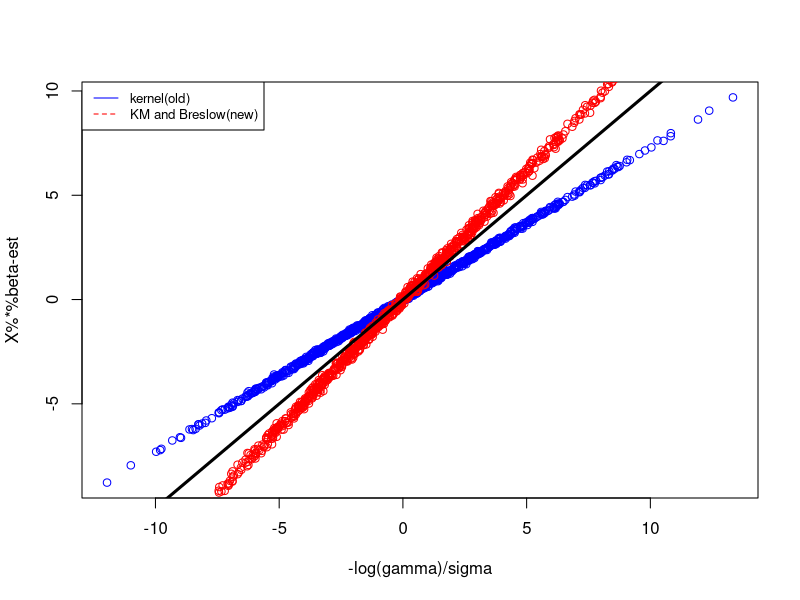

The R source for this figure:
#kernel density estimator approach
Kernel = function(yperm, cens, X, n, d, alpha, h, sigma, gamma){
  maxiter <- 1000
  tol <- 1E-4
  objs <- numeric(maxiter)
  h = 0.1
  # kernel estimation of the baseline hazard function
  lambdahat <- function(t, h, Delta){
    
    rowSums(sweep(dnorm(outer(t, times, "-"), sd = h), MARGIN = 2, FUN = "*", STATS = Delta))
    
  }
  
  # corresponding cumulative hazard function
  Lambdahat <- function(t, h, Delta){
    
    rowSums(sweep(pnorm(outer(t, times, "-"), sd = h), MARGIN = 2, FUN = "*", STATS = Delta))
    
  }
  
  lambdastar <- function(t) rowMeans(sweep(dweibull(outer(t, gamma, FUN = "/"), shape = 1/sigma), MARGIN = 2, FUN = "/", STATS = gamma)) /( (1 - rowMeans(pweibull(outer(t, gamma, FUN = "/"), shape = 1/sigma))) )
  
  Lambdastar <- function(t) -log((1 - rowMeans(pweibull(outer(t, gamma, FUN = "/"), shape = 1/sigma))) )
  
  ########################Naive###################################
  survf0 <- survfit(Surv(yperm, event = 1 - cens) ~ 1)
  Delta <- c(survf0$cumhaz[1], diff(survf0$cumhaz))
  times <- survf0$time
  ##sum(sort(yperm) == times)
  ################## initialize baseline function #############
  #################baseline for corrected matched data#################
  lambdahat_0 <- lambdahat(yperm, 0.1, Delta)
  Lambdahat_0 <- Lambdahat(yperm, 0.1, Delta)
  #################marginal density for g(y , delta)################
  g_lambdahat_0 <- lambdahat(yperm, 0.1, Delta)
  g_Lambdahat_0 <- Lambdahat(yperm, 0.1, Delta)
  
  fymu <- function(mu, cens, l0, L0) (exp(mu) * l0)^(1 - cens) *  exp(-exp(mu) * L0)
  fy <- g_lambdahat_0^(1-cens) * exp(-g_Lambdahat_0)^cens
  nloglik_marginal <- function(mu, cens, alpha, l0, L0) sum(-log((1-alpha) * fymu(mu, cens, l0, L0) + alpha * fy), na.rm = TRUE)
  # update weights and alpha; then repeat
  iter <- 1
  objs[iter] <- nloglik_marginal(mu, cens, alpha, lambdahat_0, Lambdahat_0)
  ########################Naive###################################
  creg_naive <- coxph(Surv(yperm, event = 1 - cens) ~ X - 1)
  mu <- X %*% creg_naive$coef
  beta_cur <- creg_naive$coef
  ##########################
  track_alpha <- rep(0, maxiter)
  track_beta <- matrix(0, nrow = maxiter, ncol = d)
  track_lam <- matrix(0, nrow = maxiter, ncol = n)
  track_Lam <- matrix(0, nrow = maxiter, ncol = n)
  track_alpha[1] <- alpha
  track_beta[1,] <- beta_cur
  track_lam[1,] <- lambdahat_0
  track_Lam[1,] <- Lambdahat_0
  
  lambdahat_0_ <- lambdahat_0
  Lambdahat_0_ <- Lambdahat_0
  # marginal approach
  while(iter < maxiter){
    num <- (1-alpha) * fymu(mu, cens, lambdahat_0_, Lambdahat_0_)
    denom <- num + alpha * fy
    pcur <- num/denom
    alpha <- 1 - mean(pcur)
    track_alpha[iter+1] <- alpha
    #################partially likelihood for estimating beta#############################
    creg <- coxph(Surv(yperm, event = 1 - cens) ~ X, weights = pmax(drop(pcur),1E-6))
    mu <- X %*% creg$coefficients
    beta_cur <- creg$coefficients
    track_beta[iter+1,] <- beta_cur
    #################Breslow Estimator of the Cumulative Baseline Hazard Rate#############
    Breslow_Estimator <- basehaz(creg, centered=FALSE)
    #edit(basehaz)
    cumhazard <- Breslow_Estimator$hazard
    Delta1 <- diff(c(0,cumhazard))
    times <- Breslow_Estimator$time
    #sum(Breslow_Estimator$time == times)
    lambdahat_0_ <- lambdahat(yperm, h, Delta1)
    Lambdahat_0_ <- Lambdahat(yperm, h, Delta1)
    #lambdahat_0_ <- Delta1
    #Lambdahat_0_ <- cumhazard
    track_lam[iter+1,] <- lambdahat_0_
    track_Lam[iter+1,] <- Lambdahat_0_
    iter <- iter + 1
    objs[iter] <- nloglik_marginal(mu, cens, alpha, lambdahat_0_, Lambdahat_0_)
    if(objs[iter] + tol > objs[iter-1]){
      for(step_size in seq(0.05, 0.5, by = 0.05)){
        ####################################step size selection############################
        beta_cur_cov = track_beta[iter-1,]*(1 - step_size) + (track_beta[iter-1,] - track_beta[iter-2,]) *step_size
        mu_cov <- X %*% beta_cur_cov
        ##sum(mu_cov == mu)
        alpha_cov <- track_alpha[iter-1]*(1 - step_size) + (track_alpha[iter-1] - track_alpha[iter-2])*step_size
        ##alpha_cov == alpha
        lambdahat_0_cov <- track_lam[iter-1,]*(1 - step_size) + (track_lam[iter-1,] - track_lam[iter-2,])*step_size
        ##sum(lambdahat_0_cov == lambdahat_0_)
        Lambdahat_0_cov <- track_Lam[iter-1,]*(1 - step_size) + (track_Lam[iter-1,] - track_Lam[iter-2,])*step_size
        ##########################
        objs[iter] <- nloglik_marginal(mu_cov, cens, alpha_cov, lambdahat_0_cov, Lambdahat_0_cov)
        mu <- mu_cov
        alpha <- alpha_cov
        lambdahat_0_ <- lambdahat_0_cov
        Lambdahat_0_ <- Lambdahat_0_cov
        track_alpha[iter] <- alpha
        track_beta[iter,] <- beta_cur_cov
        track_lam[iter,] <- lambdahat_0_
        track_Lam[iter,] <- Lambdahat_0_
        if (objs[iter] + tol < objs[iter-1]){
          break
        }
        #objs[1:10]
      }
      if (objs[iter] + tol > objs[iter-1]){
        print(paste0("step size failed at iteration ", iter))
        break
      }
    }
  }
  return(list(beta = track_beta[iter-1,], alpha = track_alpha[iter-1], objs = objs[1:(iter - 1)]))
}

#KM and Breslow estimator approach
KB = function(yperm, cens, X, n, d, alpha){
  maxiter <- 1000
  tol <- 1E-4
  objs <- numeric(maxiter)
  ########################Naive###################################
  creg_naive <- coxph(Surv(yperm, event = 1 - cens) ~ X - 1)
  mu <- X %*% creg_naive$coef
  beta_cur <- creg_naive$coef
  Breslow_Estimator <- basehaz(creg_naive, centered=FALSE)
  cumhazard1 <- Breslow_Estimator$hazard
  Delta1 <- diff(c(0,cumhazard1))
  times1 <- Breslow_Estimator$time
  ################## initialize baseline function #############
  lambdahat_0_ <- Delta1[match(yperm, times1)]
  Lambdahat_0_ <- cumhazard1[match(yperm, times1)]
  #################marginal density for g(y , delta)################
  survf0 <- survfit(Surv(yperm, event = 1 - cens) ~ 1)
  Delta <- c(survf0$cumhaz[1], diff(survf0$cumhaz))
  times <- survf0$time
  g_lambdahat_0 <- c(survf0$cumhaz[1], diff(survf0$cumhaz))[match(yperm, times)]
  g_Lambdahat_0 <- survf0$cumhaz[match(yperm, times)]
  
  #######
  #lambdahat_0#g_lambdahat_0
  #Lambdahat_0#g_Lambdahat_0
  
  fymu <- function(mu, cens, l0, L0) (exp(mu) * l0)^(1 - cens) *  exp(-exp(mu) * L0)
  fy <- g_lambdahat_0^(1-cens) * exp(-g_Lambdahat_0)^cens
  nloglik_marginal <- function(mu, cens, alpha, l0, L0) {
    nlog = -log((1-alpha) * fymu(mu, cens, l0, L0) + alpha * fy)
    sum_nlog = sum(nlog[is.finite(nlog)])
    return(sum_nlog)
  }
  #debugging
  #(1-alpha) * fymu(mu, cens, lambdahat_0_, Lambdahat_0_)
  #alpha * fy
  #nlog = log((1-alpha) * fymu(mu, cens, lambdahat_0_, Lambdahat_0_) + alpha * fy)
  #sum(nlog[is.finite(nlog)])
  
  # update weights and alpha; then repeat
  iter <- 1
  objs[iter] <- nloglik_marginal(mu, cens, alpha, lambdahat_0_, Lambdahat_0_)
  
  ##########################
  track_alpha <- rep(0, maxiter)
  track_beta <- matrix(0, nrow = maxiter, ncol = d)
  track_lam <- matrix(0, nrow = maxiter, ncol = n)
  track_Lam <- matrix(0, nrow = maxiter, ncol = n)
  track_alpha[1] <- alpha
  track_beta[1,] <- beta_cur
  track_lam[1,] <- lambdahat_0_
  track_Lam[1,] <- Lambdahat_0_
  
  # marginal approach
  while(iter < maxiter){
    num <- (1-alpha) * fymu(mu, cens, lambdahat_0_, Lambdahat_0_)
    denom <- num + alpha * fy
    pcur <- num/denom
    alpha <- 1 - mean(pcur)
    track_alpha[iter+1] <- alpha
    #################partially likelihood for estimating beta#############################
    creg <- coxph(Surv(yperm, event = 1 - cens) ~ X, weights = pmax(drop(pcur), 1E-6))
    mu <- X %*% creg$coefficients
    beta_cur <- creg$coefficients
    track_beta[iter+1,] <- beta_cur
    #################Breslow Estimator of the Cumulative Baseline Hazard Rate#############
    Breslow_Estimator <- basehaz(creg, centered=FALSE)
    #edit(basehaz)
    cumhazard <- Breslow_Estimator$hazard
    Delta1 <- diff(c(0,cumhazard))
    times <- Breslow_Estimator$time
    lambdahat_0_ <- Delta1[match(yperm, times)]
    lambdahat_0_[is.na(lambdahat_0_)] = 0
    Lambdahat_0_ <- cumhazard[match(yperm, times)]
    Lambdahat_0_[is.na(Lambdahat_0_)] = 0
    track_lam[iter+1,] <- lambdahat_0_
    track_Lam[iter+1,] <- Lambdahat_0_
    iter <- iter + 1
    objs[iter] <- nloglik_marginal(mu, cens, alpha, lambdahat_0_, Lambdahat_0_)
    if(objs[iter] + tol > objs[iter-1]){
      break
    }
  }
  return(list(beta = beta_cur, alpha = alpha, objs = objs[1:iter]))
}


##################################################################################
### cox proportional hazard model with baseline unknown (marginal g(y) is estimated by KM estimator)
##################################################################################

library(survival)
set.seed(132)
n <- 1000
d <- 5 #1
alpha <- 0.2
k <- round(n * alpha)
X <- matrix(rnorm(n*d), nrow = n, ncol = d)
beta <- rnorm(d)
beta <-  beta/ sqrt(sum(beta^2))
mu <- X %*% beta
gamma <- exp(drop(mu))
sigma <- 0.25
xi_mult <- rweibull(n, shape = 1/sigma)
xi <- log(xi_mult)
y <- exp(drop(mu)) * xi_mult#
yperm <- y
yperm[1:k] <- y[sample(1:k)]
cens <- (yperm >= 3) # 11% censored
alpha <- 0.5

#kernel density estimator approach
cox_Kernel = Kernel(yperm, cens, X, n, d, alpha, h, sigma, gamma)
#KM and Breslow estimator approach
cox_KM = KB(yperm, cens, X, n, d, alpha)

abs(cox_Kernel$alpha - 0.2)
sqrt(sum(-cox_Kernel$beta*sigma - beta)^2)
abs(cox_KM$alpha - 0.2)
sqrt(sum(-cox_KM$beta*sigma - beta)^2)

plot(-log(gamma)/sigma, X%*%cox_Kernel$beta, ylab = "X%*%beta-est", col = "blue", lty=1)
points(-log(gamma)/sigma, X%*%cox_KM$beta, col = "red", lty=2)
abline(0,1, lwd = 3)
legend("topleft", legend=c("kernel(old)", "KM and Breslow(new)"),
       col=c("blue", "red"), lty=1:2, cex=0.8)

#objs[iter-1]
#objs[iter]
#objs[1:iter]

#abs(alpha - 0.2)
#sqrt(sum(-beta_cur*sigma - beta)^2)

#plot(-log(gamma)/sigma, mu)
#abline(0,1, col = "blue", lwd = 3)
